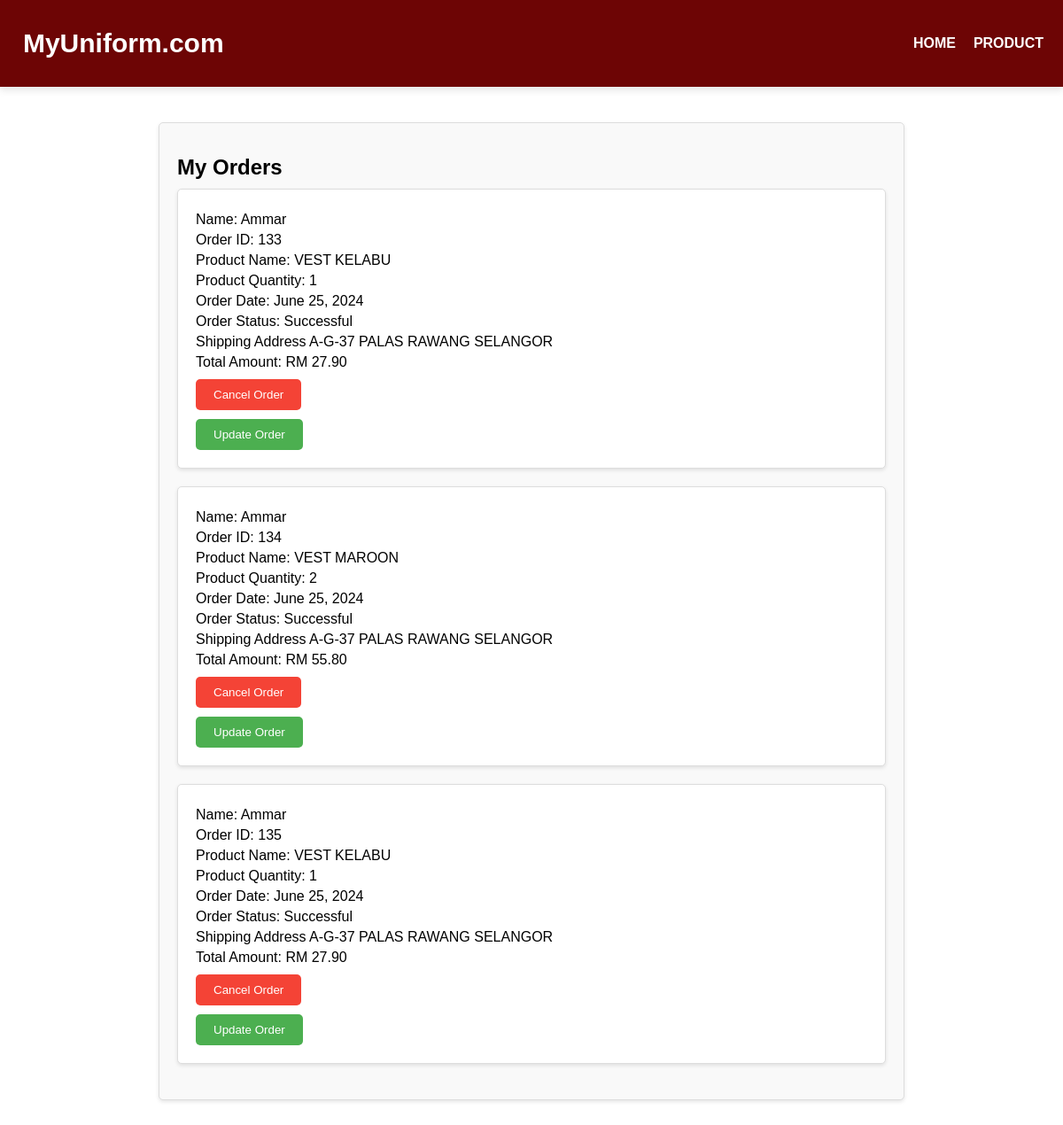
The app's page /MyUnifoorm/product/orderhistory/ (signed in) with its own data.
### MyUnifoorm/models.py (models this page shows)
class Order(models.Model):
    OrderID  = models.AutoField( primary_key= True)
    Email = models.ForeignKey(User,on_delete=models.CASCADE)
    ProductID = models.ForeignKey(Product,on_delete=models.CASCADE)
    Qty = models.IntegerField(default=0)
    OrderDate = models.DateField()
    OrderStatus = models.CharField(max_length=20)
    TotalAmount = models.FloatField()

class User(models.Model):
    Email = models.CharField(max_length=25 ,primary_key= True)
    Password  = models.CharField(max_length=12)
    Name = models.TextField()
    PhoneNumber = models.CharField(max_length=13)
    Address = models.TextField()

class Product(models.Model):
    ProductID = models.CharField(max_length=5,primary_key=True)
    ProductName = models.TextField()
    ProdImg = models.ImageField(upload_to="productpic" ,default="null")
    Description = models.TextField()
    Price = models.FloatField()
    Brand = models.CharField(max_length=20)
    Size = models.CharField(max_length=4)
    Color = models.CharField(max_length=10)
    Quantity = models.IntegerField()
    Material = models.CharField(max_length=20)

### MyUnifoorm/views.py (the view)
# urls.py: path('product/orderhistory/', views.my_orders, name='my_orders'),
def my_orders(request):
    orders = Order.objects.filter(Email=request.session.get('user_email'))
    return render(request, 'orderhistory.html', {'orders': orders})

### MyUnifoorm/templates/orderhistory.html (shortened to what this page needs)
<!DOCTYPE html>
<html lang="en">
<head>
</head>
<body>
    <header>
        <div class="logo">
            <p>MyUniform.com</p>
        </div>
        <nav>
            <ul>
                <li><a href="/MyUnifoorm/">HOME</a></li>
                <li><a href="/MyUnifoorm/product/">PRODUCT</a></li>
            </ul>
        </nav>
    </header>
    <main>
        <h1>My Orders</h1>
        {% for order in orders %}
        <div class="order-container">
            <p>Name: {{ order.Email.Name }}</p>
            <p>Order ID: {{ order.OrderID }}</p>
            <p>Product Name: {{ order.ProductID.ProductName }}</p>
            <p>Product Quantity: {{ order.Qty }}</p>
            <p>Order Date: {{ order.OrderDate }}</p>
            <p>Order Status: {{ order.OrderStatus }}</p>
            <p>Shipping Address {{order.Email.Address}}</p>
            <p>Total Amount: RM {{ order.TotalAmount|floatformat:2 }}</p>
            <form action="{% url 'delete_order' order.OrderID %}" method="post">
                <button type="submit" class="cancel-button">Cancel Order</button>
            </form>
            <form action="{% url 'update_order' order.OrderID %}" method="get">
                <button type="submit" class="update-button">Update Order</button>
            </form>
        </div>
        {% empty %}
        <p>No orders found.</p>
        {% endfor %}
    </main>
</body>
</html>

### MyUnifoorm/templates/orderhistory.html (style rules this page uses)
body { margin: 0; padding: 0; font-family: 'Trebuchet MS', 'Lucida Sans Unicode', 'Lucida Grande', 'Lucida Sans', Arial, sans-serif; }
header { background-color: #6d0505; color: #fff; padding: 2px; display: flex; justify-content: space-between; align-items: center; box-shadow: 0 4px 8px rgba(0, 0, 0, 0.1); position: sticky; top: 0; z-index: 1000; }
.logo { font-size: 30px; font-weight: 600; margin-left: 2%; }
nav { margin-left: auto; }
nav ul { list-style-type: none; margin: 0; padding: 0; display: flex; }
nav li { margin-right: 20px; }
nav a { color: #fff; text-decoration: none; font-weight: 600; position: relative; padding: 5px 0; }
nav a::after { content: ''; display: block; width: 0; height: 2px; background: #ccc; transition: width .3s; position: absolute; bottom: 0; left: 0; }
main { max-width: 800px; margin: 40px auto; padding: 20px; background-color: #f9f9f9; border: 1px solid #ddd; box-shadow: 0 2px 4px rgba(0, 0, 0, 0.1); border-radius: 5px; }
h1 { font-size: 24px; margin-bottom: 10px; }
.order-container { padding: 20px; margin-bottom: 20px; background-color: #fff; border: 1px solid #ddd; border-radius: 5px; box-shadow: 0 2px 4px rgba(0, 0, 0, 0.1); }
.order-container p { margin: 5px 0; border-radius: 5px; }
form { margin-top: 10px; }
button[type="submit"] { padding: 10px 20px; border: none; border-radius: 5px; cursor: pointer; }
.cancel-button { background-color: #f44336; color: #fff; }
.update-button { background-color: #4CAF50; color: #fff; }

### records on screen
Order: Email.Name "Ammar", OrderID "133", ProductID.ProductName "VEST KELABU", Qty "1", OrderDate "June 25, 2024", OrderStatus "Successful", Email.Address "A-G-37 PALAS RAWANG SELANGOR", TotalAmount "27.90"
Order: Email.Name "Ammar", OrderID "134", ProductID.ProductName "VEST MAROON", Qty "2", OrderDate "June 25, 2024", OrderStatus "Successful", Email.Address "A-G-37 PALAS RAWANG SELANGOR", TotalAmount "55.80"
Order: Email.Name "Ammar", OrderID "135", ProductID.ProductName "VEST KELABU", Qty "1", OrderDate "June 25, 2024", OrderStatus "Successful", Email.Address "A-G-37 PALAS RAWANG SELANGOR", TotalAmount "27.90"
